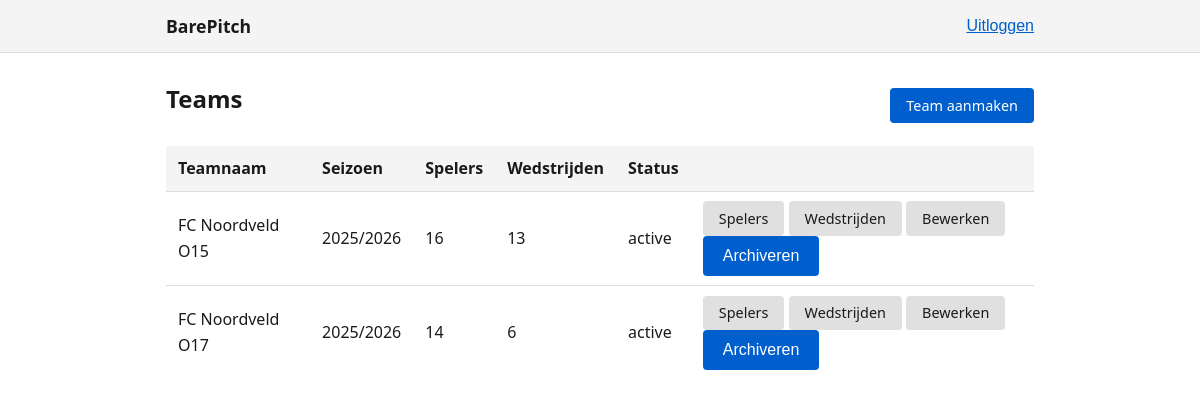
The page /teams.php (signed in) on the database its author committed.
### tables this page shows
CREATE TABLE teams (
    id INT UNSIGNED AUTO_INCREMENT PRIMARY KEY,
    user_id INT UNSIGNED NOT NULL,
    name VARCHAR(100) NOT NULL,
    season VARCHAR(20) NULL,
    status ENUM('active', 'archived') NOT NULL DEFAULT 'active',
    created_at DATETIME NOT NULL DEFAULT CURRENT_TIMESTAMP,
    updated_at DATETIME NULL,
    deleted_at DATETIME NULL,

    CONSTRAINT fk_teams_user
        FOREIGN KEY (user_id)
        REFERENCES users(id)
        ON DELETE CASCADE,

    INDEX idx_teams_user_id (user_id),
    INDEX idx_teams_status (status)
);

### app/helpers/view.php (called while the page is built, shortened)
<?php
function e(string $value): string
{
    return htmlspecialchars($value, ENT_QUOTES, 'UTF-8');
}
function render(string $view, array $data = []): void
{
    $path = dirname(__DIR__, 1) . '/views/' . $view . '.php';
    extract($data, EXTR_SKIP);
    include $path;
}

### public/teams.php (called while the page is built, shortened)
<?php
require_once __DIR__ . '/../app/models/TeamModel.php';
$teams = (new TeamModel())->findAllForUser(currentUserId());
$flash = getFlash();
render('teams/index', [
    'teams'        => $teams,
    'flash'        => $flash,
    'bottomNavNew' => ['url' => '/team_create.php', 'label' => __('teams.create')],
]);

### app/helpers/lang.php (called while the page is built, shortened)
<?php
function __lang_strings(): array
{
    static $strings = null;
    if ($strings === null) {
        $locale = getenv('APP_LANG') ?: 'en';
        $file   = dirname(__DIR__, 2) . "/lang/{$locale}.php";
        $strings = require $file;
    }
    return $strings;
}
function __(string $key, array $replace = []): string
{
    $strings = __lang_strings();
    $value   = $strings[$key] ?? $key;
    return $value;
}

### app/config/database.php (called while the page is built, shortened)
<?php
function getPdo(): PDO
{
    return $GLOBALS['_pdo'];
}

### app/helpers/auth.php (called while the page is built, shortened)
<?php
function currentUserId(): ?int
{
    return isset($_SESSION['user_id']) ? (int) $_SESSION['user_id'] : null;
}

### app/models/TeamModel.php (called while the page is built, shortened)
<?php
class TeamModel
{
    private PDO $pdo;
    public function __construct()
    {
        $this->pdo = getPdo();
    }
    public function findAllForUser(int $userId): array
    {
        $stmt = $this->pdo->prepare(
            'SELECT t.*,
                    COUNT(DISTINCT p.id) AS player_count,
                    COUNT(DISTINCT m.id) AS match_count
             FROM teams t
             LEFT JOIN players p ON p.team_id = t.id AND p.deleted_at IS NULL
             LEFT JOIN matches m ON m.team_id = t.id AND m.deleted_at IS NULL
             WHERE t.user_id = ?
               AND t.status = \'active\'
               AND t.deleted_at IS NULL
             GROUP BY t.id
             ORDER BY t.name ASC'
        );
        $stmt->execute([$userId]);
        return $stmt->fetchAll();
    }
}

### app/views/teams/index.php (the view, shortened to what this page needs)
<?php include dirname(__DIR__) . '/layouts/header.php'; ?>
<section>
    <div class="page-header">
        <h1><?= e(__('teams.title')) ?></h1>
        <a href="/team_create.php" class="btn btn-primary"><?= e(__('teams.create')) ?></a>
    </div>
    <?php if (empty($teams)): ?>
        <div class="empty-state">
            <p><?= e(__('teams.empty')) ?></p>
            <a href="/team_create.php" class="btn btn-primary"><?= e(__('teams.create')) ?></a>
        </div>
    <?php else: ?>
        <table class="table">
            <thead>
                <tr>
                    <th><?= e(__('teams.name')) ?></th>
                    <th class="col-hide-mobile"><?= e(__('teams.season')) ?></th>
                    <th class="col-hide-mobile"><?= e(__('players.title')) ?></th>
                    <th class="col-hide-mobile"><?= e(__('matches.title')) ?></th>
                    <th class="col-hide-mobile"><?= e(__('teams.status')) ?></th>
                    <th class="col-hide-mobile"></th>
                </tr>
            </thead>
            <tbody>
                <?php foreach ($teams as $team): ?>
                <tr data-href="/team_edit.php?id=<?= e((string) $team['id']) ?>">
                    <td><?= e($team['name']) ?></td>
                    <td class="col-hide-mobile"><?= e($team['season'] ?? '—') ?></td>
                    <td class="col-hide-mobile"><?= e((string) $team['player_count']) ?></td>
                    <td class="col-hide-mobile"><?= e((string) $team['match_count']) ?></td>
                    <td class="col-hide-mobile"><?= e($team['status']) ?></td>
                    <td class="col-hide-mobile">
                        <a href="/players.php?team_id=<?= e((string) $team['id']) ?>" class="btn btn-secondary"><?= e(__('players.title')) ?></a>
                        <a href="/matches.php?team_id=<?= e((string) $team['id']) ?>" class="btn btn-secondary"><?= e(__('matches.title')) ?></a>
                        <a href="/team_edit.php?id=<?= e((string) $team['id']) ?>" class="btn btn-secondary"><?= e(__('general.edit')) ?></a>
                        <form method="POST" action="/team_edit.php?id=<?= e((string) $team['id']) ?>" style="display:inline;" onsubmit="return confirm('<?= e(__('general.confirm')) ?>')">
                            <button type="submit" class="btn btn-danger"><?= e(__('general.archive')) ?></button>
                        </form>
                    </td>
                </tr>
                <?php endforeach; ?>
            </tbody>
        </table>
    <?php endif; ?>
</section>
<?php include dirname(__DIR__) . '/layouts/footer.php'; ?>

### public/assets/css/base.css (style rules this page uses)
*, *::before, *::after { box-sizing: border-box; }
html { font-size: 100%; }
body { margin: 0; font-family: system-ui, -apple-system, sans-serif; font-size: 1rem; line-height: 1.6; color: #1a1a1a; background: #fff; }
a { color: #005fcc; }
h1, h2, h3 { line-height: 1.2; margin: 0 0 0.75rem; }
button[type="submit"] { padding: 0.5rem 1.25rem; font-size: 1rem; cursor: pointer; background: #005fcc; color: #fff; border: none; border-radius: 4px; }

### public/assets/css/components.css (style rules this page uses)
.table { width: 100%; border-collapse: collapse; margin-bottom: 1.5rem; }
.table th, .table td { padding: 0.6rem 0.75rem; text-align: left; border-bottom: 1px solid #ddd; }
.table th { font-weight: 600; background: #f4f4f4; }
.table tr:last-child td { border-bottom: none; }
.btn { display: inline-block; padding: 0.4rem 1rem; font-size: 0.9rem; border-radius: 4px; border: none; cursor: pointer; text-decoration: none; line-height: 1.5; }
.btn-primary { background: #005fcc; color: #fff; }
.btn-danger { background: #b00020; color: #fff; }
.btn-secondary { background: #e0e0e0; color: #1a1a1a; }

### public/assets/css/responsive.css (style rules this page uses)
.page-header { display: flex; align-items: center; justify-content: space-between; margin-bottom: 1.25rem; }

### rows shown on the page
teams: name "FC Noordveld O15", season "2025/2026", player_count "16", match_count "13", status "active"
teams: name "FC Noordveld O17", season "2025/2026", player_count "14", match_count "6", status "active"

### other values the page prints
__('auth.logout') "Uitloggen"
__('teams.title') "Teams"
__('teams.create') "Team aanmaken"
__('teams.name') "Teamnaam"
__('teams.season') "Seizoen"
__('players.title') "Spelers"
__('matches.title') "Wedstrijden"
__('teams.status') "Status"
